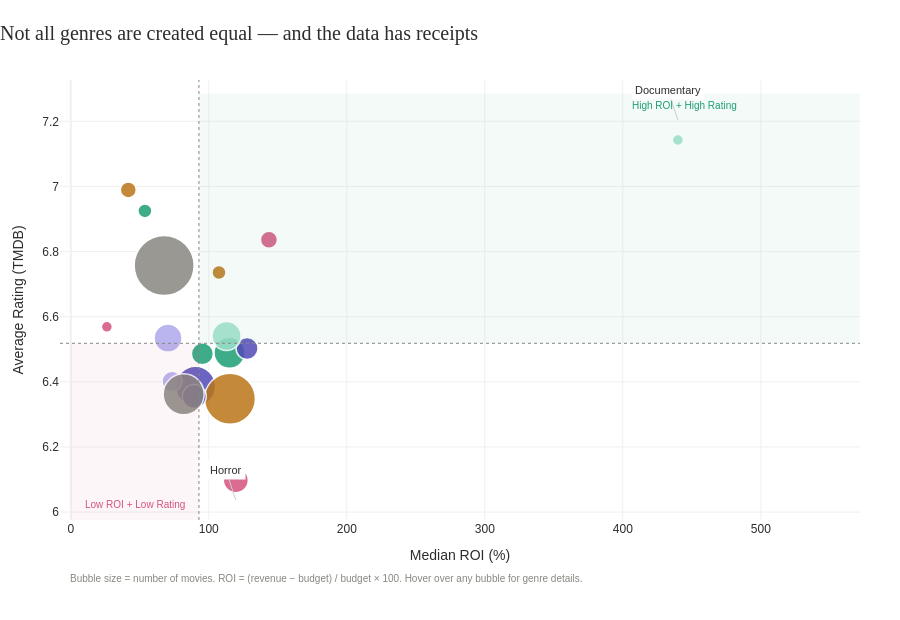

Notebook code cell kept with this figure:
### Markdown cell above
## Engineering the Features We Actually Need

Raw data answers raw questions. To answer interesting ones, you have to build the variables yourself.

Three things got built here that don't exist in the original dataset. First, a genre explosion — because a movie tagged as "Action, Thriller, Crime" needs to contribute to three genre analyses simultaneously, not just one. Second, release season labels — because "month 1" tells you nothing, but "January Dump" tells you everything. Third, budget tiers — because the difference between a 3 million dollars indie and a $200 million blockbuster isn't a number, it's a completely different business model.

The release season finding is already interesting before we've drawn a chart: Awards Season content scores 6.55 on average, January releases score 6.37. That 0.18 gap doesn't sound like much until you remember that studios deliberately schedule their worst content in January because they know audiences have nowhere else to go. The data just confirmed what every binge watcher already suspected.

### Code cell
# Filter genre stats to genres with ROI data
genre_roi = df_genres[df_genres['roi'].notna()].groupby('genre').agg(
    movie_count   = ('title', 'count'),
    avg_rating    = ('vote_average', 'mean'),
    avg_roi       = ('roi', 'mean'),
    median_roi    = ('roi', 'median'),
    avg_popularity= ('popularity', 'mean')
).reset_index()

genre_roi = genre_roi[genre_roi['movie_count'] >= 20].copy()

# Colour per genre
color_map = {
    'Action'         : '#534AB7',
    'Adventure'      : '#1D9E75',
    'Animation'      : '#D4537E',
    'Comedy'         : '#BA7517',
    'Crime'          : '#AFA9EC',
    'Documentary'    : '#9FE1CB',
    'Drama'          : '#888780',
    'Family'         : '#534AB7',
    'Fantasy'        : '#1D9E75',
    'Horror'         : '#D4537E',
    'Music'          : '#BA7517',
    'Mystery'        : '#AFA9EC',
    'Romance'        : '#9FE1CB',
    'Science Fiction': '#534AB7',
    'Thriller'       : '#888780',
    'War'            : '#1D9E75',
    'Western'        : '#D4537E',
    'History'        : '#BA7517',
    'TV Movie'       : '#AFA9EC'
}

genre_roi['color'] = genre_roi['genre'].map(color_map).fillna('#888780')

# Normalise bubble size
max_count = genre_roi['movie_count'].max()
genre_roi['bubble_size'] = (
    genre_roi['movie_count'] / max_count * 50 + 10).round(0)

# Quadrant lines
median_roi    = genre_roi['median_roi'].median()
median_rating = genre_roi['avg_rating'].median()

fig = go.Figure()

# Quadrant shading
fig.add_shape(type='rect',
    x0=median_roi,
    x1=genre_roi['median_roi'].max() * 1.3,
    y0=median_rating,
    y1=genre_roi['avg_rating'].max() * 1.02,
    fillcolor='rgba(29,158,117,0.05)', line_width=0)

fig.add_shape(type='rect',
    x0=0,
    x1=median_roi,
    y0=genre_roi['avg_rating'].min() * 0.98,
    y1=median_rating,
    fillcolor='rgba(212,83,126,0.05)', line_width=0)

# Bubbles — hover only, no text
fig.add_trace(go.Scatter(
    x=genre_roi['median_roi'],
    y=genre_roi['avg_rating'],
    mode='markers',
    marker=dict(
        color=genre_roi['color'],
        size=genre_roi['bubble_size'],
        opacity=0.85,
        line=dict(color='white', width=1.5)
    ),
    text=genre_roi['genre'],
    customdata=genre_roi[[
        'movie_count', 'avg_roi',
        'avg_rating', 'median_roi']].values,
    hovertemplate=(
        "<b>%{text}</b><br>"
        "Median ROI: %{customdata[3]:,.0f}%<br>"
        "Avg ROI: %{customdata[1]:,.0f}%<br>"
        "Avg Rating: %{customdata[2]:.2f}<br>"
        "Movies: %{customdata[0]:,}<extra></extra>"
    ),
    showlegend=False
))

# Label ONLY Documentary and Horror — they are isolated enough
doc_row = genre_roi[genre_roi['genre'] == 'Documentary'].iloc[0]
hor_row = genre_roi[genre_roi['genre'] == 'Horror'].iloc[0]

fig.add_annotation(
    x=doc_row['median_roi'], y=doc_row['avg_rating'],
    text='Documentary', showarrow=True,
    arrowhead=0, arrowcolor='#cccccc', arrowwidth=1,
    font=dict(size=11, color='#2d2d2d'),
    xshift=0, yshift=20, bgcolor='white', borderpad=3
)

fig.add_annotation(
    x=hor_row['median_roi'], y=hor_row['avg_rating'],
    text='Horror', showarrow=True,
    arrowhead=0, arrowcolor='#cccccc', arrowwidth=1,
    font=dict(size=11, color='#2d2d2d'),
    xshift=0, yshift=-20, bgcolor='white', borderpad=3
)

# Quadrant text labels
fig.add_annotation(
    x=genre_roi['median_roi'].max() * 1.1,
    y=genre_roi['avg_rating'].max() * 1.015,
    text="High ROI + High Rating",
    showarrow=False,
    font=dict(size=10, color='#1D9E75'),
    xanchor='right')

fig.add_annotation(
    x=median_roi * 0.5,
    y=genre_roi['avg_rating'].min() * 0.988,
    text="Low ROI + Low Rating",
    showarrow=False,
    font=dict(size=10, color='#D4537E'),
    xanchor='center')

# Quadrant lines
fig.add_hline(y=median_rating, line_dash='dot',
              line_color='#888780', line_width=1)
fig.add_vline(x=median_roi, line_dash='dot',
              line_color='#888780', line_width=1)

fig.update_layout(
    title=dict(
        text='Not all genres are created equal — and the data has receipts',
        font=dict(size=20, color='#2d2d2d', family='Arial Black'),
        x=0, pad=dict(b=20)
    ),
    xaxis=dict(
        title='Median ROI (%)',
        gridcolor='#f0f0f0',
        zeroline=True,
        zerolinecolor='#f0f0f0'
    ),
    yaxis=dict(
        title='Average Rating (TMDB)',
        gridcolor='#f0f0f0'
    ),
    plot_bgcolor='white',
    paper_bgcolor='white',
    height=620,
    margin=dict(l=60, r=40, t=80, b=100),
    font=dict(family='Arial', color='#2d2d2d')
)

fig.add_annotation(
    x=0.01, y=-0.15,
    xref='paper', yref='paper',
    text='Bubble size = number of movies. ROI = (revenue − budget) / budget × 100. Hover over any bubble for genre details.',
    showarrow=False,
    font=dict(size=10, color='#888780'),
    xanchor='left'
)

fig.write_html('charts/chart1_genre_profitability.html')
fig.write_image('charts/chart1_genre_profitability.png',
                width=1200, height=620, scale=2)

fig.show()
print("Chart 1 saved.")

### Figure 1 — Plotly figure (JSON) as saved in the notebook; plotly's stock layout.template omitted (floating-point values rounded to 4 significant figures)
{"data": [{"customdata": [[1792.0, 1045.0, 6.386, 90.39], [1257.0, 1394.0, 6.489, 115.0], [410.0, 297.4, 6.836, 143.6], [2427.0, 1161.0, 6.348, 115.3], [1095.0, 305.1, 6.534, 70.43], [53.0, 1728.0, 7.143, 439.9], [2976.0, 52780.0, 6.757, 67.65], [728.0, 256.3, 6.502, 127.7], [744.0, 249.4, 6.486, 95.35], [345.0, 165.0, 6.989, 41.68], [869.0, 1299.0, 6.098, 119.6], [211.0, 592.3, 6.736, 107.4], [615.0, 1159.0, 6.401, 73.35], [1112.0, 344.5, 6.54, 112.9], [813.0, 287.8, 6.355, 89.47], [1833.0, 402.4, 6.362, 81.79], [232.0, 180.9, 6.925, 53.7], [88.0, 182.7, 6.569, 26.15]], "hovertemplate": "<b>%{text}</b><br>Median ROI: %{customdata[3]:,.0f}%<br>Avg ROI: %{customdata[1]:,.0f}%<br>Avg Rating: %{customdata[2]:.2f}<br>Movies: %{customdata[0]:,}<extra></extra>", "marker": {"color": ["#534AB7", "#1D9E75", "#D4537E", "#BA7517", "#AFA9EC", "#9FE1CB", "#888780", "#534AB7", "#1D9E75", "#BA7517", "#D4537E", "#BA7517", "#AFA9EC", "#9FE1CB", "#534AB7", "#888780", "#1D9E75", "#D4537E"], "line": {"color": "white", "width": 1.5}, "opacity": 0.85, "size": [40.0, 31.0, 17.0, 51.0, 28.0, 11.0, 60.0, 22.0, 22.0, 16.0, 25.0, 14.0, 20.0, 29.0, 24.0, 41.0, 14.0, 11.0]}, "mode": "markers", "showlegend": false, "text": ["Action", "Adventure", "Animation", "Comedy", "Crime", "Documentary", "Drama", "Family", "Fantasy", "History", "Horror", "Music", "Mystery", "Romance", "Science Fiction", "Thriller", "War", "Western"], "type": "scatter", "x": [90.39, 115.0, 143.6, 115.3, 70.43, 439.9, 67.65, 127.7, 95.35, 41.68, 119.6, 107.4, 73.35, 112.9, 89.47, 81.79, 53.7, 26.15], "y": [6.386, 6.489, 6.836, 6.348, 6.534, 7.143, 6.757, 6.502, 6.486, 6.989, 6.098, 6.736, 6.401, 6.54, 6.355, 6.362, 6.925, 6.569]}], "layout": {"annotations": [{"arrowcolor": "#cccccc", "arrowhead": 0, "arrowwidth": 1, "bgcolor": "white", "borderpad": 3, "font": {"color": "#2d2d2d", "size": 11}, "showarrow": true, "text": "Documentary", "x": 439.9, "xshift": 0, "y": 7.143, "yshift": 20}, {"arrowcolor": "#cccccc", "arrowhead": 0, "arrowwidth": 1, "bgcolor": "white", "borderpad": 3, "font": {"color": "#2d2d2d", "size": 11}, "showarrow": true, "text": "Horror", "x": 119.6, "xshift": 0, "y": 6.098, "yshift": -20}, {"font": {"color": "#1D9E75", "size": 10}, "showarrow": false, "text": "High ROI + High Rating", "x": 483.9, "xanchor": "right", "y": 7.25}, {"font": {"color": "#D4537E", "size": 10}, "showarrow": false, "text": "Low ROI + Low Rating", "x": 46.43, "xanchor": "center", "y": 6.024}, {"font": {"color": "#888780", "size": 10}, "showarrow": false, "text": "Bubble size = number of movies. ROI = (revenue − budget) / budget × 100. Hover over any bubble for genre details.", "x": 0.01, "xanchor": "left", "xref": "paper", "y": -0.15, "yref": "paper"}], "font": {"color": "#2d2d2d", "family": "Arial"}, "height": 620, "margin": {"b": 100, "l": 60, "r": 40, "t": 80}, "paper_bgcolor": "white", "plot_bgcolor": "white", "shapes": [{"fillcolor": "rgba(29,158,117,0.05)", "line": {"width": 0}, "type": "rect", "x0": 92.87, "x1": 571.9, "y0": 6.518, "y1": 7.285}, {"fillcolor": "rgba(212,83,126,0.05)", "line": {"width": 0}, "type": "rect", "x0": 0, "x1": 92.87, "y0": 5.976, "y1": 6.518}, {"line": {"color": "#888780", "dash": "dot", "width": 1}, "type": "line", "x0": 0, "x1": 1, "xref": "x domain", "y0": 6.518, "y1": 6.518, "yref": "y"}, {"line": {"color": "#888780", "dash": "dot", "width": 1}, "type": "line", "x0": 92.87, "x1": 92.87, "xref": "x", "y0": 0, "y1": 1, "yref": "y domain"}], "title": {"font": {"color": "#2d2d2d", "family": "Arial Black", "size": 20}, "pad": {"b": 20}, "text": "Not all genres are created equal — and the data has receipts", "x": 0}, "xaxis": {"gridcolor": "#f0f0f0", "title": {"text": "Median ROI (%)"}, "zeroline": true, "zerolinecolor": "#f0f0f0"}, "yaxis": {"gridcolor": "#f0f0f0", "title": {"text": "Average Rating (TMDB)"}}}}
